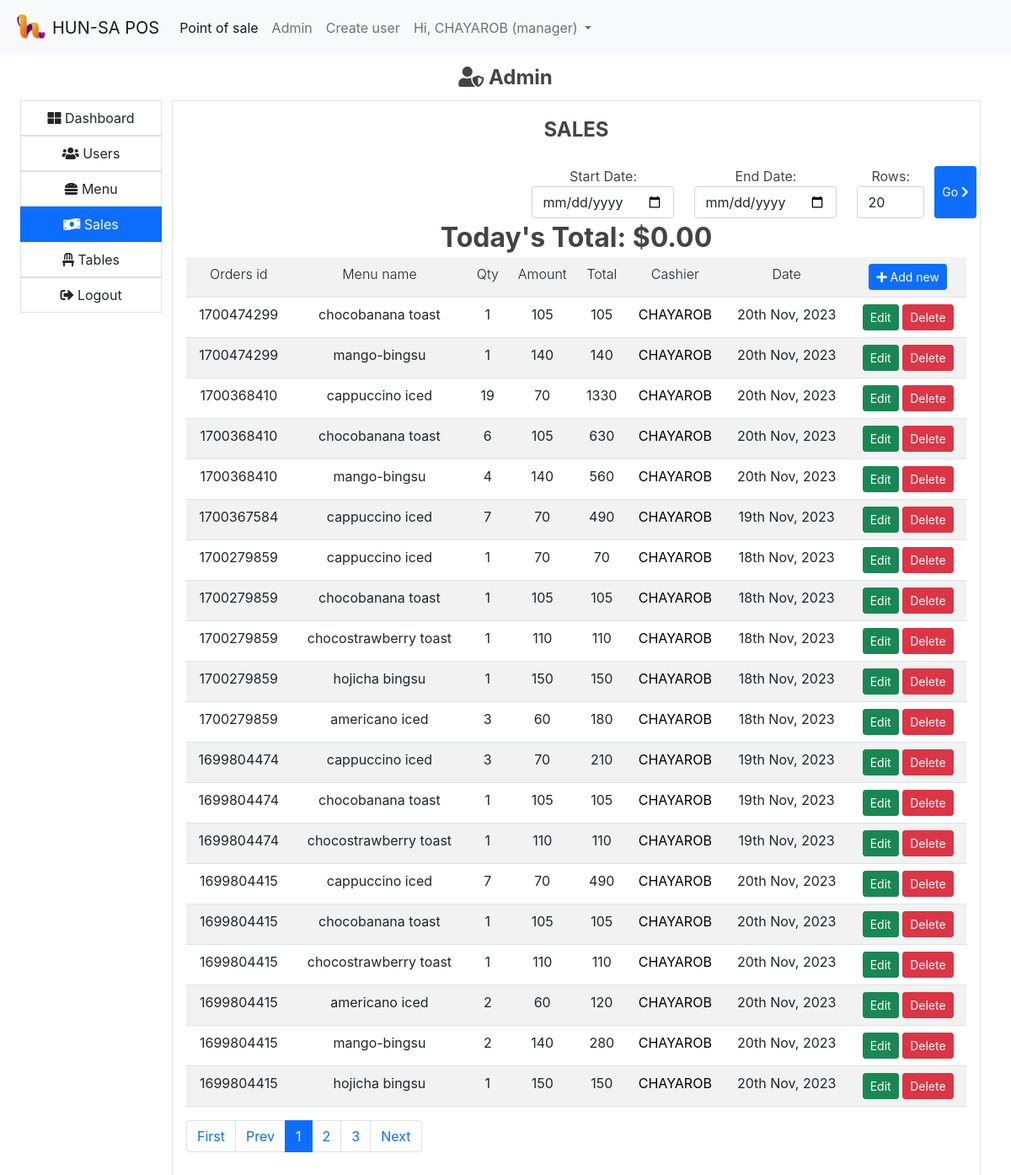
Screenshot of /pos_hunsa/public/index.php?pg=admin&tab=sales (signed in) with the database file from the repository.
### tables this page shows
CREATE TABLE `history` (
  `id` int(11) NOT NULL,
  `orders_id` int(11) NOT NULL,
  `table_id` int(11) DEFAULT NULL,
  `menu_id` int(11) NOT NULL,
  `staff_id` int(11) NOT NULL,
  `menu_name` text NOT NULL,
  `qty` int(11) NOT NULL,
  `menu_price` int(11) NOT NULL,
  `time` datetime NOT NULL
);

CREATE TABLE `users` (
  `id` int(8) NOT NULL,
  `username` text NOT NULL,
  `password` text NOT NULL,
  `firstname` text NOT NULL,
  `lastname` text NOT NULL,
  `role` text NOT NULL
);

### pos_hunsa/app/core/database.php (called while the page is built)
<?php
class Database
{
	private function db_connect(){
		$DBHOST = "localhost";
		$DBNAME = "pos_hunsa";
		$DBUSER = "root";
		$DBPASS = "";
		$DBDRIVER = "mysql";
		try{
			$con = new PDO("$DBDRIVER:host=$DBHOST;dbname=$DBNAME",$DBUSER,$DBPASS);
		}catch(PDOException $e){
			echo $e->getMessage();
		}
		return $con;
	}
	public function query($query,$data = array())
	{
		$con = $this->db_connect();
		$smt = $con->prepare($query);
		$check = $smt->execute($data);
		if($check)
		{
			$result = $smt->fetchAll(PDO::FETCH_ASSOC);
			if(is_array($result) && count($result) > 0){
				return $result;
			}
		}
		return false;
	}
}

### pos_hunsa/app/core/functions.php (called while the page is built, shortened)
<?php
function esc($str)
{
	return htmlspecialchars($str);
}
function get_user_by_id($id)
{
	$user = new User();
	return $user->first(['id'=>$id]);
}

### pos_hunsa/app/core/init.php (called while the page is built, shortened)
<?php
require "../app/core/functions.php";
require "../app/core/database.php";
require "../app/core/model.php";
function my_function($classname)
{
	$filename = "../app/models/".ucfirst($classname) . ".php";
}

### pos_hunsa/app/core/model.php (called while the page is built, shortened)
<?php
class Model extends Database
{
	public function first($data)
	{
		$keys = array_keys($data);
		$query = "select * from $this->table where ";
		foreach ($keys as $key) {
			$query .= "$key = :$key && ";
		}
		$query = trim($query,"&& ");
		$db = new Database;
		if($res = $db->query($query,$data))
		{
			return $res[0];
		}
		return false;
	}
}

### pos_hunsa/app/views/admin/sales.view.php (the view, shortened to what this page needs)
<br>
<div>
	<form class="row float-end" >
			<div class="col">
				<label for="start">Start Date:</label>
				<input class="form-control" id="start" type="date" name="start" value="<?=!empty($_GET['start']) ? $_GET['start']:''?>">
			</div>
			<div class="col">
				<label for="end">End Date:</label>
				<input class="form-control" id="end" type="date" name="end" value="<?=!empty($_GET['end']) ? $_GET['end']:''?>">
			</div>
			<div class="col">
				<label for="limit">Rows:</label>
				<input style="max-width: 80px" class="form-control" id="limit" type="number" min="1" name="limit" value="<?=!empty($_GET['limit']) ? $_GET['limit']:'20'?>">
			</div>
			<button style="max-width:50px" class="btn col btn-primary btn-sm">Go <i class="fa fa-chevron-right"></i></button>
	</form>
</div>
<div class="table-responsive">
	<h2>Today's Total: $<?=number_format($sales_total,2)?></h2>
	<table class="table table-striped table-hover">
		<tr>
			<th>Orders id</th><th>Menu name</th><th>Qty</th><th>Amount</th><th>Total</th><th>Cashier</th><th>Date</th>
			<th>
				<a href="index.php?pg=home">
					<button class="btn btn-primary btn-sm"><i class="fa fa-plus"></i> Add new</button>
				</a>
			</th>
		</tr>
		<?php if (!empty($sales)):?>
			<?php foreach ($sales as $sale):?>
	 		<tr>
				<td><?=esc($sale['orders_id'])?></td>
				<td>
 					<?=esc($sale['menu_name'])?>
 				</td>
				<td><?=esc($sale['qty'])?></td>
				<td><?=esc($sale['menu_price'])?></td>
				<td><?=esc($sale['menu_price']*$sale['qty'])?></td>
				<?php
					$cashier = get_user_by_id($sale['staff_id']);
					if(empty($cashier)){
						$name = "Unknown";
						$namelink = "#";
					}else{
						$name = strtoupper($cashier['firstname']);
						$namelink = "index.php?pg=profile&id=".$cashier['id'];
					}
				?>
				<td>
					<a href="<?=$namelink?>">
						<?=esc($name)?>
					</a>
				</td>
				<td><?=date("jS M, Y",strtotime($sale['time']))?></td>
				<td>
					<a href="index.php?pg=sale-edit&id=<?=$sale['id']?>">
						<button class="btn btn-success btn-sm">Edit</button>
					</a>
					<a href="index.php?pg=sale-delete&id=<?=$sale['id']?>">
						<button class="btn btn-danger btn-sm">Delete</button>
					</a>
				</td>
			</tr>
			<?php endforeach;?>
		<?php endif;?>
	</table>
</div>

### pos_hunsa/public/assets/css/main.css (style rules this page uses)
body a { text-decoration: none; }

### rows the page displays
history: orders "1700474299", menu_name "chocobanana toast", qty "1", menu_price "105", $sale['menu_price']*$sale['qty'] "105", users.firstname "CHAYAROB", time "20th Nov, 2023"
history: orders "1700474299", menu_name "mango-bingsu", qty "1", menu_price "140", $sale['menu_price']*$sale['qty'] "140", users.firstname "CHAYAROB", time "20th Nov, 2023"
history: orders "1700368410", menu_name "cappuccino iced", qty "19", menu_price "70", $sale['menu_price']*$sale['qty'] "1330", users.firstname "CHAYAROB", time "20th Nov, 2023"
history: orders "1700368410", menu_name "chocobanana toast", qty "6", menu_price "105", $sale['menu_price']*$sale['qty'] "630", users.firstname "CHAYAROB", time "20th Nov, 2023"
history: orders "1700368410", menu_name "mango-bingsu", qty "4", menu_price "140", $sale['menu_price']*$sale['qty'] "560", users.firstname "CHAYAROB", time "20th Nov, 2023"
history: orders "1700367584", menu_name "cappuccino iced", qty "7", menu_price "70", $sale['menu_price']*$sale['qty'] "490", users.firstname "CHAYAROB", time "19th Nov, 2023"
history: orders "1700279859", menu_name "cappuccino iced", qty "1", menu_price "70", $sale['menu_price']*$sale['qty'] "70", users.firstname "CHAYAROB", time "18th Nov, 2023"
history: orders "1700279859", menu_name "chocobanana toast", qty "1", menu_price "105", $sale['menu_price']*$sale['qty'] "105", users.firstname "CHAYAROB", time "18th Nov, 2023"
history: orders "1700279859", menu_name "chocostrawberry toast", qty "1", menu_price "110", $sale['menu_price']*$sale['qty'] "110", users.firstname "CHAYAROB", time "18th Nov, 2023"
history: orders "1700279859", menu_name "hojicha bingsu", qty "1", menu_price "150", $sale['menu_price']*$sale['qty'] "150", users.firstname "CHAYAROB", time "18th Nov, 2023"
history: orders "1700279859", menu_name "americano iced", qty "3", menu_price "60", $sale['menu_price']*$sale['qty'] "180", users.firstname "CHAYAROB", time "18th Nov, 2023"
history: orders "1699804474", menu_name "cappuccino iced", qty "3", menu_price "70", $sale['menu_price']*$sale['qty'] "210", users.firstname "CHAYAROB", time "19th Nov, 2023"
history: orders "1699804474", menu_name "chocobanana toast", qty "1", menu_price "105", $sale['menu_price']*$sale['qty'] "105", users.firstname "CHAYAROB", time "19th Nov, 2023"
history: orders "1699804474", menu_name "chocostrawberry toast", qty "1", menu_price "110", $sale['menu_price']*$sale['qty'] "110", users.firstname "CHAYAROB", time "19th Nov, 2023"
history: orders "1699804415", menu_name "cappuccino iced", qty "7", menu_price "70", $sale['menu_price']*$sale['qty'] "490", users.firstname "CHAYAROB", time "20th Nov, 2023"
history: orders "1699804415", menu_name "chocobanana toast", qty "1", menu_price "105", $sale['menu_price']*$sale['qty'] "105", users.firstname "CHAYAROB", time "20th Nov, 2023"
history: orders "1699804415", menu_name "chocostrawberry toast", qty "1", menu_price "110", $sale['menu_price']*$sale['qty'] "110", users.firstname "CHAYAROB", time "20th Nov, 2023"
history: orders "1699804415", menu_name "americano iced", qty "2", menu_price "60", $sale['menu_price']*$sale['qty'] "120", users.firstname "CHAYAROB", time "20th Nov, 2023"
history: orders "1699804415", menu_name "mango-bingsu", qty "2", menu_price "140", $sale['menu_price']*$sale['qty'] "280", users.firstname "CHAYAROB", time "20th Nov, 2023"
history: orders "1699804415", menu_name "hojicha bingsu", qty "1", menu_price "150", $sale['menu_price']*$sale['qty'] "150", users.firstname "CHAYAROB", time "20th Nov, 2023"

### other values shown
APP_NAME "HUN-SA POS"
auth('firstname') "CHAYAROB"
Auth::get('role') "manager"
$tab "SALES"
$sales_total "0.00"
$page_number "1"
$page_number + $i "2"
$page_number + $i "3"
